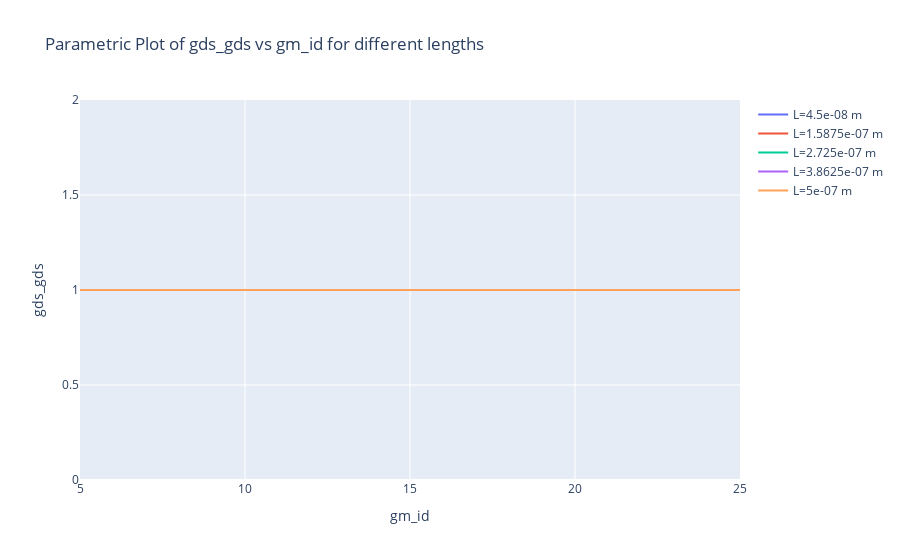

Notebook source saved alongside this figure:
### Markdown cell above
## Generic Code

Life is too short to change specifics as well as keep on creating redundant templates.
You can change `outvar` to `gm_cgg`,`gds_id` or any valid ratio.
Uncomment `length_sweep` variables to get get usable graphs for design and to better observe tradeoffs.

### Code cell
outvar = "gds_gds"
gm_id_sweep = np.linspace(5,25,15)
length_sweep = np.linspace(L_MIN, 500e-09, 5)
# length_sweep = np.linspace(L_MIN, L_MAX, 15)
# length_sweep = np.linspace(500e-09, L_MAX, 15)

y = np.array([look_up(nmos, outvar, gm_id=gm_id_sweep, length=length) for length in length_sweep])
fig = go.Figure()

for idx, length in enumerate(length_sweep):
    fig.add_trace(go.Scatter(x=gm_id_sweep, y=y[idx], mode='lines', name=f'L={length} m'))

fig.update_layout(title=f'Parametric Plot of {outvar} vs gm_id for different lengths', xaxis_title='gm_id', yaxis_title=f'{outvar}')
fig.show()

### Figure 1 — Plotly figure (JSON) as saved in the notebook; plotly's stock layout.template omitted (floating-point values rounded to 4 significant figures)
{"data": [{"mode": "lines", "name": "L=4.5e-08 m", "type": "scatter", "x": [5, 6.429, 7.857, 9.286, 10.71, 12.14, 13.57, 15, 16.43, 17.86, 19.29, 20.71, 22.14, 23.57, 25], "y": [1, 1, 1, 1, 1, 1, 1, 1, 1, 1, 1, 1, 1, 1, 1]}, {"mode": "lines", "name": "L=1.5875e-07 m", "type": "scatter", "x": [5, 6.429, 7.857, 9.286, 10.71, 12.14, 13.57, 15, 16.43, 17.86, 19.29, 20.71, 22.14, 23.57, 25], "y": [1, 1, 1, 1, 1, 1, 1, 1, 1, 1, 1, 1, 1, 1, 1]}, {"mode": "lines", "name": "L=2.725e-07 m", "type": "scatter", "x": [5, 6.429, 7.857, 9.286, 10.71, 12.14, 13.57, 15, 16.43, 17.86, 19.29, 20.71, 22.14, 23.57, 25], "y": [1, 1, 1, 1, 1, 1, 1, 1, 1, 1, 1, 1, 1, 1, 1]}, {"mode": "lines", "name": "L=3.8625e-07 m", "type": "scatter", "x": [5, 6.429, 7.857, 9.286, 10.71, 12.14, 13.57, 15, 16.43, 17.86, 19.29, 20.71, 22.14, 23.57, 25], "y": [1, 1, 1, 1, 1, 1, 1, 1, 1, 1, 1, 1, 1, 1, 1]}, {"mode": "lines", "name": "L=5e-07 m", "type": "scatter", "x": [5, 6.429, 7.857, 9.286, 10.71, 12.14, 13.57, 15, 16.43, 17.86, 19.29, 20.71, 22.14, 23.57, 25], "y": [1, 1, 1, 1, 1, 1, 1, 1, 1, 1, 1, 1, 1, 1, 1]}], "layout": {"title": {"text": "Parametric Plot of gds_gds vs gm_id for different lengths"}, "xaxis": {"title": {"text": "gm_id"}}, "yaxis": {"title": {"text": "gds_gds"}}}}
